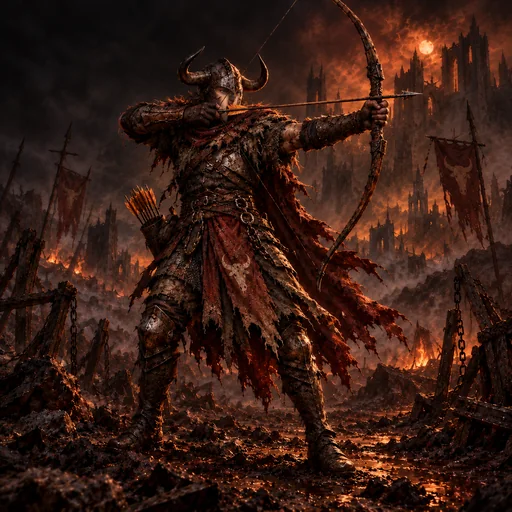
#> input picture src/assets/cards/alessia_archer.webp, 512 x 512 px
$ python -i import-art.py   (imports and definitions only)
#> lines starting #> are read from the running program, lines starting #| are printed output that depends on the picture; after the words box and inside, x2 and y2 are one past the last pixel; in counts of white or black regions, pixels touching at a corner belong together
#> further down, picture is the input picture: PIL image 512x512 RGB; mean R, G, B 56.2, 29.3, 21
#!/usr/bin/env python3
"""
Turns hand-drawn PNGs into the game's art files.

    python3 scripts/import-art.py "<folder with drawings>"

A file named after a card (as in src/engine/cards.ts, case and ё/е don't
matter) or after its id becomes src/assets/cards/<card id>.webp, 512×512.
A file named «Эмблема покровителя <Имя>» (or a patron id) becomes
src/assets/patrons/<patron id>.webp, 256×256 with a transparent backdrop:
a plain black backdrop is keyed out, and the medallion is scaled to fit the
round frame it is shown in. The game picks the files up by name
(src/art/custom.ts); cards without a file keep the generated pixel art.

Needs Pillow (python3 -m pip install pillow).
"""
import math
import re
import sys
from pathlib import Path

from PIL import Image, ImageChops, ImageDraw, ImageFilter

ROOT = Path(__file__).resolve().parent.parent
CARD_SIZE, EMBLEM_SIZE = 512, 256


def norm(s: str) -> str:
    return re.sub(r'\s+', ' ', s.lower().replace('ё', 'е')).strip()


# [14 lines left out: functions load_names, cover, not called in this run]


def emblem(im: Image.Image) -> Image.Image:
    if im.mode in ('RGBA', 'LA') and im.getchannel('A').getextrema()[0] < 250:
        rgba = im.convert('RGBA')
    else:
        rgb = im.convert('RGB')
        gray = rgb.convert('L')
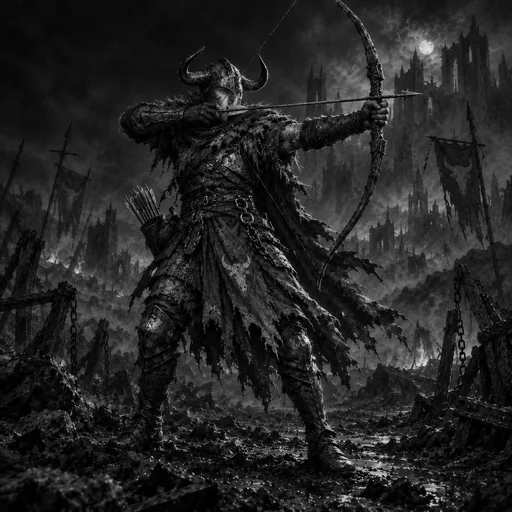
#> gray: PIL image 512x512 L; min 0, max 230, mean 36.4
        # flood the backdrop from a corner over near-black pixels only, so dark paint inside stays opaque
        bg = gray.point(lambda v: 255 if v <= 1 else 0)
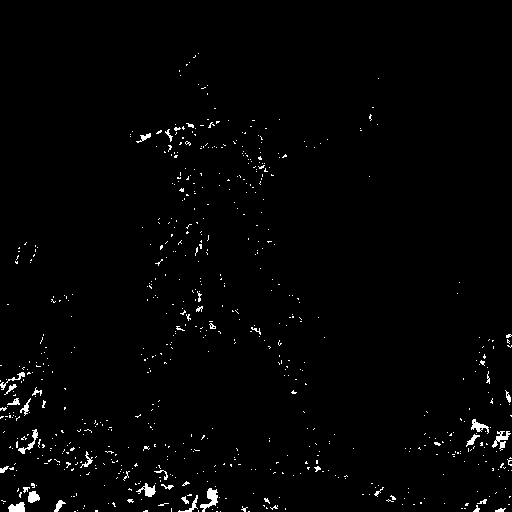
#> bg: PIL image 512x512 L; 1.5% white in thin lines or dots, all inside (x1, y1, x2, y2) = (0, 53, 512, 512)
        ImageDraw.floodfill(bg, (0, 0), 128)
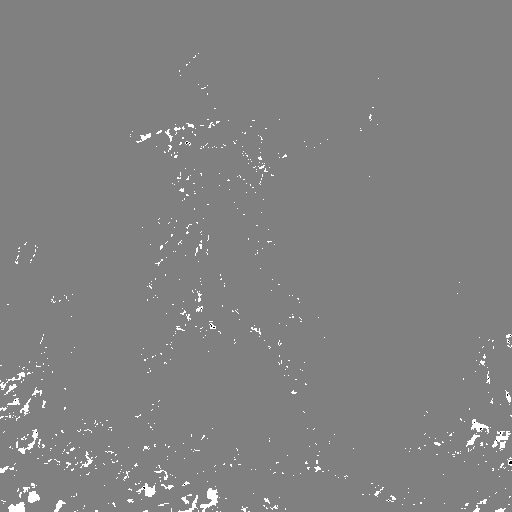
#> bg: PIL image 512x512 L; min 0, max 255, mean 129.9
        bg = bg.point(lambda v: 255 if v == 128 else 0)
        # along the silhouette, fade dark fringe pixels by brightness instead of a hard cut
        band = bg.filter(ImageFilter.MaxFilter(7))
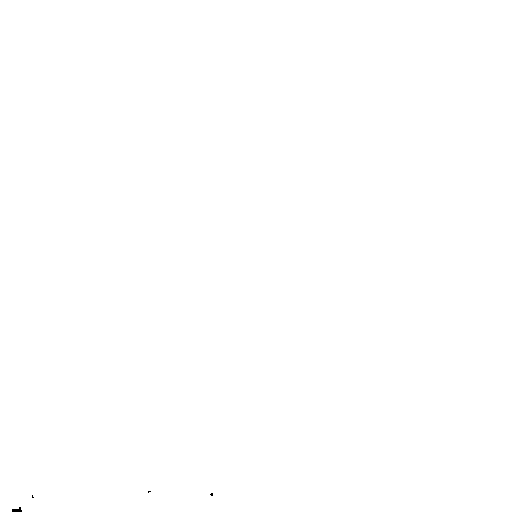
#> band: PIL image 512x512 L; 100% white; 4 black regions (3 under 20 px), largest, box (x1, y1, x2, y2) and area: (12, 507, 22, 512) 33
        fade = gray.point(lambda v: min(255, v * 8))
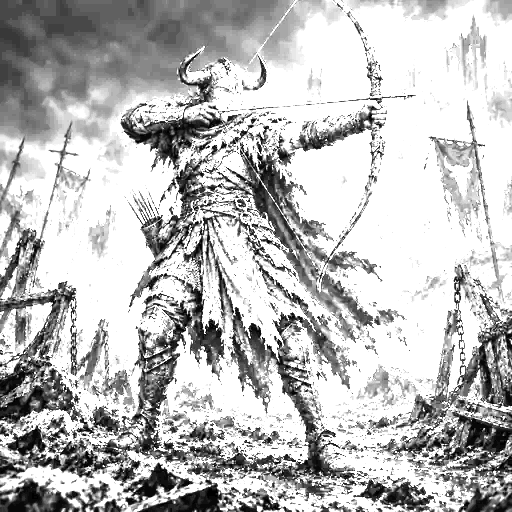
#> fade: PIL image 512x512 L; min 0, max 255, mean 187.6
        alpha = Image.composite(fade, Image.new('L', rgb.size, 255), band)
        alpha = Image.composite(Image.new('L', rgb.size, 0), alpha, bg).filter(ImageFilter.GaussianBlur(0.8))
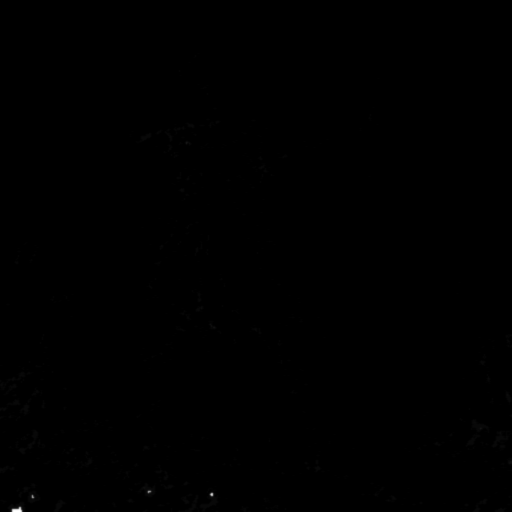
#> alpha: PIL image 512x512 L; min 0, max 255, mean 0.1
        rgba = rgb.copy()
        rgba.putalpha(alpha)
    # the game clips emblems to a circle: size the crop so the farthest opaque pixel fits inside it
    a = rgba.getchannel('A')
    bb = a.point(lambda v: 255 if v > 20 else 0).getbbox()
#> bb = (11, 490, 214, 512)
    if not bb:
        return cover(rgba, EMBLEM_SIZE)
    cx, cy = (bb[0] + bb[2]) / 2, (bb[1] + bb[3]) / 2
#> cx = 112.5; cy = 501
    px, r = a.load(), 0.0
#> r = 0
    for y in range(bb[1], bb[3], 2):
        for x in range(bb[0], bb[2], 2):
            if px[x, y] > 20:
                r = max(r, math.hypot(x - cx, y - cy))
    r = int(r * 1.02) + 2
#> r = 105
    canvas = Image.new('RGBA', (2 * r, 2 * r), (0, 0, 0, 0))
#> canvas: PIL image 210x210 RGBA; every value is 0
    canvas.paste(rgba.crop((int(cx - r), int(cy - r), int(cx + r), int(cy + r))), (0, 0))
    return canvas.resize((EMBLEM_SIZE, EMBLEM_SIZE), Image.LANCZOS)


# [35 lines left out: function main, not called in this run]


# [2 lines not run here, left out]

>>> from PIL import Image
>>> picture = Image.open('../src/assets/cards/alessia_archer.webp')
>>> result = emblem(picture)

$ run again, on src/assets/cards/alessia_rebel.webp
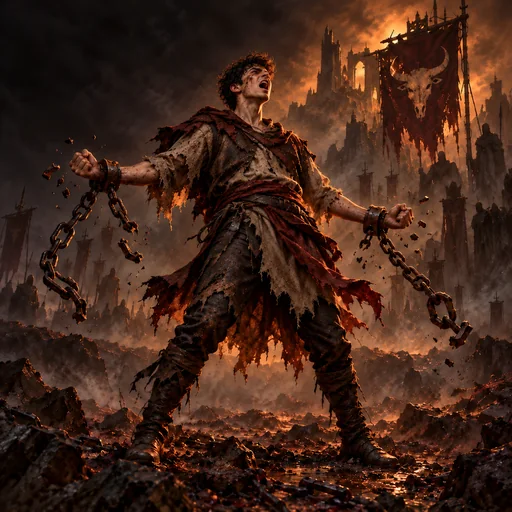
#> input picture src/assets/cards/alessia_rebel.webp, 512 x 512 px
#> picture is the input picture: PIL image 512x512 RGB; mean R, G, B 67.6, 38.8, 26.6
#> in emblem, `bg = gray.point(lambda v: 255 if v <= 1 else 0)`:
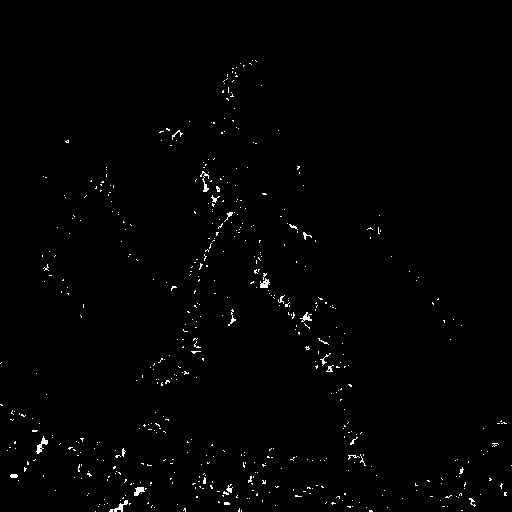
#> bg: PIL image 512x512 L; 0.88% white in thin lines or dots, all inside (x1, y1, x2, y2) = (0, 60, 512, 512)
#> band: PIL image 512x512 L; 100% white; black in thin lines or dots, all inside (x1, y1, x2, y2) = (118, 511, 120, 512)
#> bb = (117, 510, 121, 512)
#> cx = 119; cy = 511
#> in emblem, `px, r = a.load(), 0.0`: r = 0
#> in emblem, `r = int(r * 1.02) + 2`: r = 4
#> in emblem, `return canvas.resize((EMBLEM_SIZE, EMBLEM_SIZE), Image.LANCZOS)`:
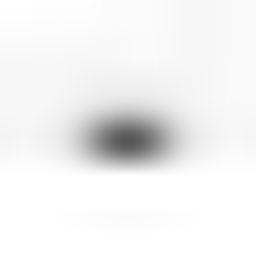
#> returned value: PIL image 256x256 RGBA; mean R, G, B, A 0, 0.1, 0.5, 13.2; transparent parts drawn white

$ run again, on src/assets/cards/alessia_sergeant.webp
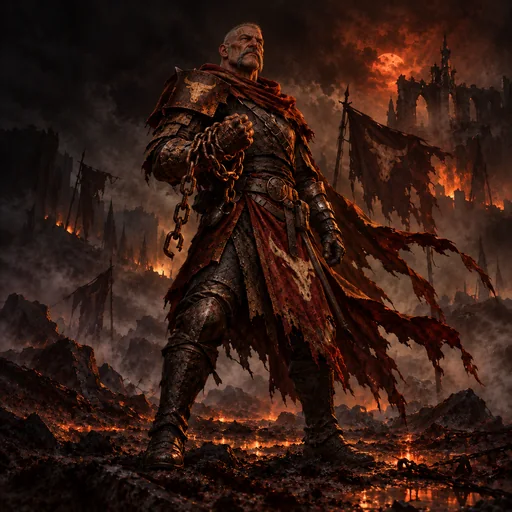
#> input picture src/assets/cards/alessia_sergeant.webp, 512 x 512 px
#> picture is the input picture: PIL image 512x512 RGB; mean R, G, B 52.4, 28.1, 20.3
#> in emblem, `bg = gray.point(lambda v: 255 if v <= 1 else 0)`:
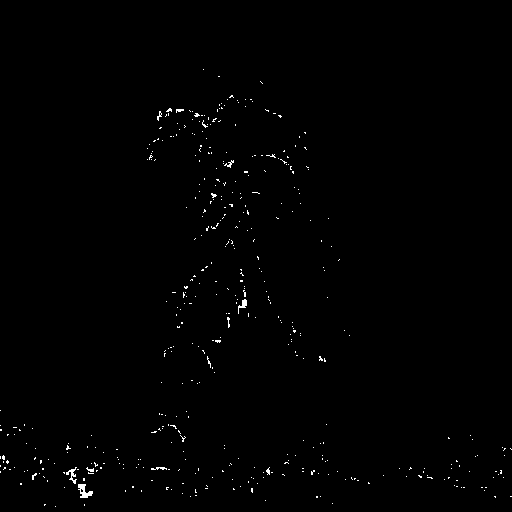
#> bg: PIL image 512x512 L; 0.57% white in thin lines or dots, all inside (x1, y1, x2, y2) = (0, 69, 512, 507)
#> band: PIL image 512x512 L; every value is 255
#> in emblem, `fade = gray.point(lambda v: min(255, v * 8))`:
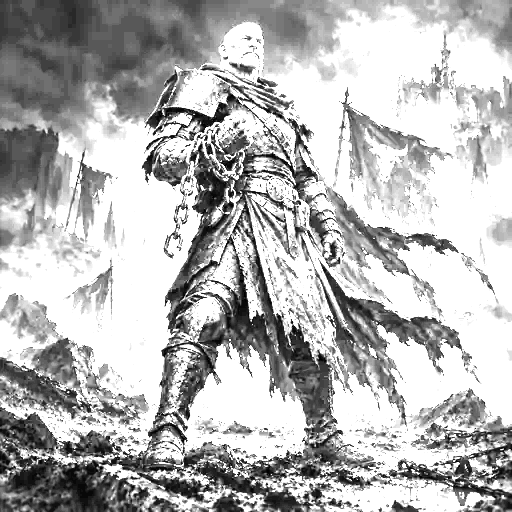
#> fade: PIL image 512x512 L; min 0, max 255, mean 181.8
#> bb = None
